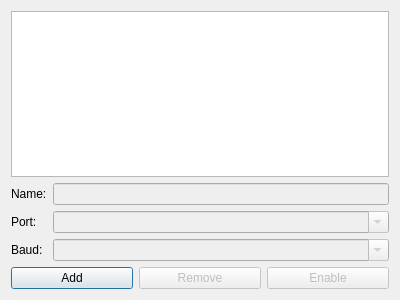
<?xml version="1.0" encoding="UTF-8"?>
<ui version="4.0">
 <class>DeviceSerialConfiguration</class>
 <widget class="QDialog" name="DeviceSerialConfiguration">
  <property name="geometry">
   <rect>
    <x>0</x>
    <y>0</y>
    <width>400</width>
    <height>300</height>
   </rect>
  </property>
  <property name="windowTitle">
   <string>Serial Port Configuration</string>
  </property>
  <layout class="QVBoxLayout" name="verticalLayout">
   <item>
    <widget class="QListWidget" name="mDeviceList"/>
   </item>
   <item>
    <widget class="QWidget" name="mEditControls" native="true">
     <layout class="QFormLayout" name="formLayout">
      <property name="fieldGrowthPolicy">
       <enum>QFormLayout::AllNonFixedFieldsGrow</enum>
      </property>
      <property name="leftMargin">
       <number>0</number>
      </property>
      <property name="topMargin">
       <number>0</number>
      </property>
      <property name="rightMargin">
       <number>0</number>
      </property>
      <property name="bottomMargin">
       <number>0</number>
      </property>
      <item row="0" column="0">
       <widget class="QLabel" name="label">
        <property name="text">
         <string>Name:</string>
        </property>
       </widget>
      </item>
      <item row="0" column="1">
       <widget class="QLineEdit" name="mName">
        <property name="enabled">
         <bool>false</bool>
        </property>
       </widget>
      </item>
      <item row="1" column="0">
       <widget class="QLabel" name="label_2">
        <property name="text">
         <string>Port:</string>
        </property>
       </widget>
      </item>
      <item row="1" column="1">
       <widget class="QComboBox" name="mPort">
        <property name="enabled">
         <bool>false</bool>
        </property>
        <property name="editable">
         <bool>true</bool>
        </property>
       </widget>
      </item>
      <item row="2" column="0">
       <widget class="QLabel" name="label_3">
        <property name="text">
         <string>Baud:</string>
        </property>
       </widget>
      </item>
      <item row="2" column="1">
       <widget class="QComboBox" name="mBaud">
        <property name="enabled">
         <bool>false</bool>
        </property>
        <property name="editable">
         <bool>true</bool>
        </property>
       </widget>
      </item>
     </layout>
    </widget>
   </item>
   <item>
    <layout class="QHBoxLayout" name="horizontalLayout">
     <item>
      <widget class="QPushButton" name="mButtonAdd">
       <property name="text">
        <string>Add</string>
       </property>
      </widget>
     </item>
     <item>
      <widget class="QPushButton" name="mButtonRemove">
       <property name="enabled">
        <bool>false</bool>
       </property>
       <property name="text">
        <string>Remove</string>
       </property>
      </widget>
     </item>
     <item>
      <widget class="QPushButton" name="mButtonEnable">
       <property name="enabled">
        <bool>false</bool>
       </property>
       <property name="text">
        <string>Enable</string>
       </property>
       <property name="checkable">
        <bool>true</bool>
       </property>
      </widget>
     </item>
    </layout>
   </item>
  </layout>
 </widget>
 <resources/>
 <connections/>
</ui>
